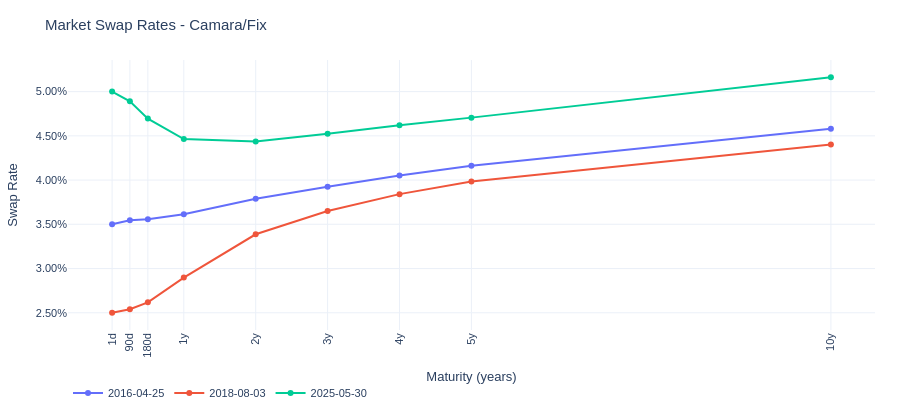

This figure's notebook cell:
### Code cell
fig, _ = plot_market_swap_rates(train_market_rates_df)
fig.show()

### Figure 1 — Plotly figure (JSON) as saved in the notebook; plotly's stock layout.template omitted (floating-point values rounded to 4 significant figures)
{"data": [{"mode": "lines+markers", "name": "2016-04-25", "type": "scatter", "x": [0.002778, 0.25, 0.5, 1.0, 2.0, 3.0, 4.0, 5.0, 10.0], "y": [0.035, 0.03545, 0.03558, 0.03614, 0.03788, 0.03925, 0.04052, 0.04163, 0.04579]}, {"mode": "lines+markers", "name": "2018-08-03", "type": "scatter", "x": [0.002778, 0.25, 0.5, 1.0, 2.0, 3.0, 4.0, 5.0, 10.0], "y": [0.025, 0.0254, 0.02618, 0.02898, 0.03387, 0.03651, 0.03841, 0.03983, 0.04402]}, {"mode": "lines+markers", "name": "2025-05-30", "type": "scatter", "x": [0.002778, 0.25, 0.5, 1.0, 2.0, 3.0, 4.0, 5.0, 10.0], "y": [0.05, 0.0489, 0.04695, 0.04464, 0.04437, 0.04523, 0.0462, 0.04706, 0.05162]}], "layout": {"autosize": true, "font": {"family": "Arial", "size": 11}, "height": 420, "legend": {"orientation": "h", "x": 0, "xanchor": "left", "y": -0.18, "yanchor": "top"}, "margin": {"b": 70, "l": 55, "r": 25, "t": 60}, "title": {"text": "Market Swap Rates - Camara/Fix", "xanchor": "left"}, "xaxis": {"automargin": true, "showgrid": true, "tickangle": -90, "tickfont": {"size": 11}, "tickmode": "array", "ticktext": ["1d", "90d", "180d", "1y", "2y", "3y", "4y", "5y", "10y"], "tickvals": [0.002778, 0.25, 0.5, 1, 2, 3, 4, 5, 10], "title": {"text": "Maturity (years)"}, "zeroline": false}, "yaxis": {"automargin": true, "showgrid": true, "tickformat": ".2%", "title": {"text": "Swap Rate"}, "zeroline": false}}}
